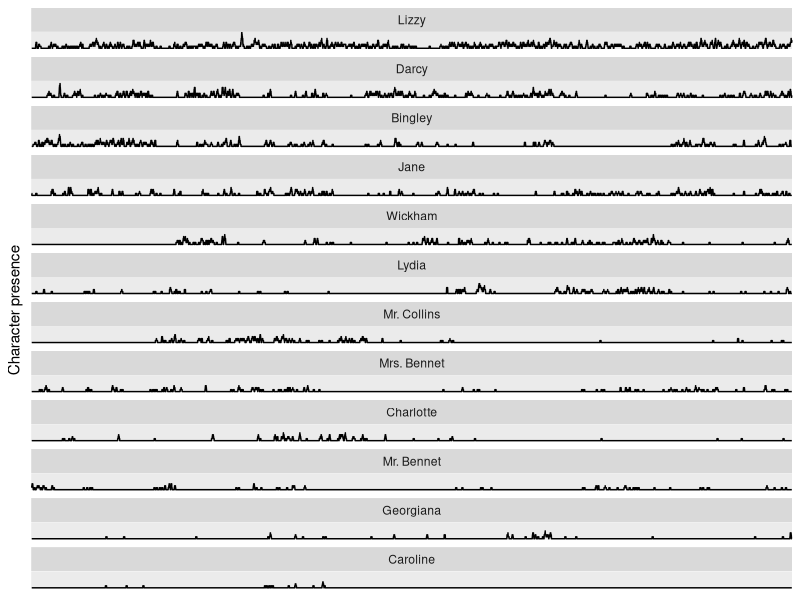

Reproduce this figure in R.
## ---- chunk 1
knitr::opts_chunk$set(fig.path = "../figure/2016-04-15-pride-and-prejudice/", message = FALSE, warning = FALSE)
library(ggplot2)
library(dplyr)
library(tidyr)
library(tidytext)
library(janeaustenr)
library(zoo)
library(tokenizers)
data("prideprejudice")

pp_df <- data_frame(text = prideprejudice) %>% 
  mutate(n = 1:n(),
         Darcy = ifelse(grepl("Darcy", text), 1, 0),
         Lizzy = ifelse(grepl("Lizzy|Elizabeth", text), 1, 0),
         Jane = ifelse(grepl("Jane", text), 1, 0),
         Lydia = ifelse(grepl("Lydia", text), 1, 0),
         Charlotte = ifelse(grepl("Charlotte", text), 1, 0),
         `Mr. Collins` = ifelse(grepl("Mr. Collins", text), 1, 0),
         Wickham = ifelse(grepl("Wickham", text), 1, 0),
         Georgiana = ifelse(grepl("Miss Darcy|Georgiana", text), 1, 0),
         Bingley = ifelse(grepl("Bingley", text), 1, 0),
         `Mr. Bennet` = ifelse(grepl("Mr. Bennet", text), 1, 0),
         `Mrs. Bennet` = ifelse(grepl("Mrs. Bennet", text), 1, 0),
         Caroline = ifelse(grepl("Caroline", text), 1, 0))

pp_g <- pp_df %>% 
  gather(character, present, -text, -n) %>% 
  group_by(character) %>% 
  mutate(n_sum = rollsum(present, 20, fill = NA),
         n_mean = rollmean(present, 20, fill = NA),
         n_mean200 = rollmean(present, 200, fill = NA))

pp_sum <- pp_g %>% 
  group_by(character) %>% 
  summarise(total = sum(present))

pp_g$character_sort <- factor(pp_g$character, levels = rev(pp_sum$character[order(pp_sum$total)]),
                              ordered = TRUE)
## ---- chunk 2
ggplot(pp_g, aes(x = n, y = n_mean, group = character)) + geom_line() +
  scale_x_continuous(expand = c(0, 0)) +
  facet_wrap(~character_sort, ncol = 1) +
  theme(panel.grid = element_blank(), axis.text = element_blank(),
        axis.ticks = element_blank(),
        axis.title.x = element_blank()) + ylab("Character presence")
  
